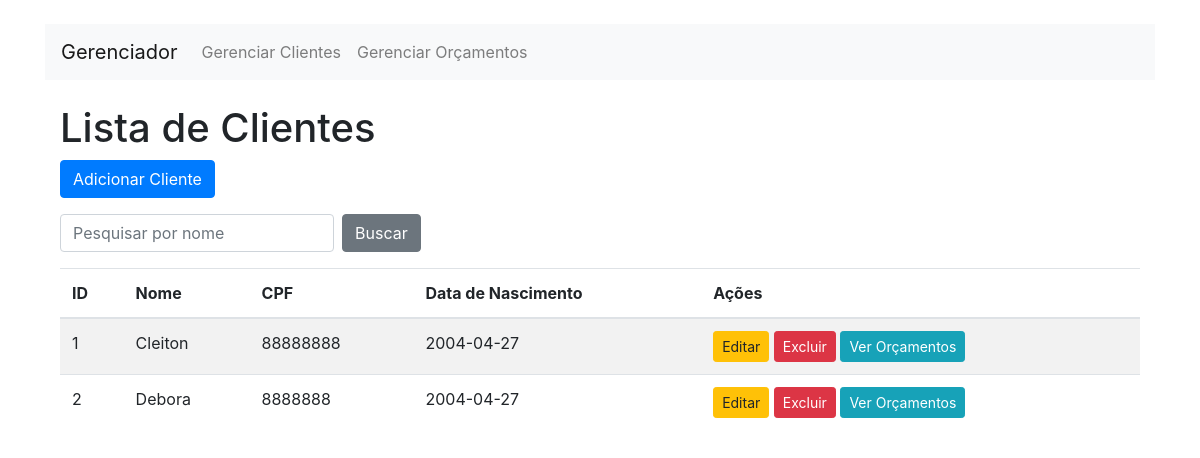
Before: /index.php?entity=cliente with the older database file.
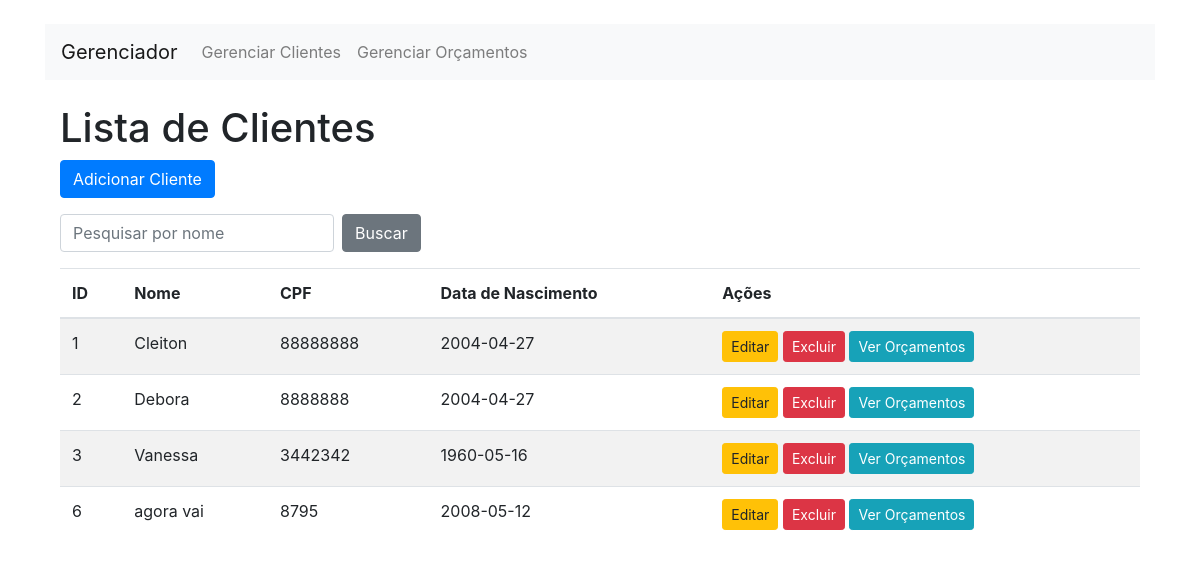
After: the same page with the newer database file.
### tables this page shows
CREATE TABLE cliente (
    ID INTEGER PRIMARY KEY AUTOINCREMENT,
    Nome TEXT NOT NULL,
    CPF TEXT NOT NULL,
    DataNascimento TEXT NOT NULL
);

### Config/database.php (called while the page is built, shortened)
<?php
class Database {
    private $connection;
    public function __construct() {
        $this->connection = new PDO('sqlite:./database.sqlite');
        $this->connection->setAttribute(PDO::ATTR_ERRMODE, PDO::ERRMODE_EXCEPTION);
    }
    public function getConnection() {
        return $this->connection;
    }
}
?>

### Controllers/clienteController.php (called while the page is built, shortened)
<?php
require_once 'models/Cliente.php';
class ClienteController {
    public function read() {
        $cliente = new Cliente();
        return $cliente->read();
    }
}
?>

### Models/cliente.php (called while the page is built, shortened)
<?php
require_once 'config/database.php';
class Cliente {
    private $connection;
    private $table = "cliente";
    public function __construct() {
        $this->connection = (new Database())->getConnection();
    }
    public function read() {
        $query = "SELECT * FROM " . $this->table;
        $stmt = $this->connection->prepare($query);
        $stmt->execute();
        return $stmt->fetchAll(PDO::FETCH_ASSOC);
    }
}
?>

### Views/cliente/index.php (the view, shortened to what this page needs)
<!DOCTYPE html>
<html lang="pt-BR">
<head>
    <link rel="stylesheet" href="https://maxcdn.bootstrapcdn.com/bootstrap/4.5.2/css/bootstrap.min.css">
</head>
<body>
    <div class="container mt-4">
        <h1>Lista de Clientes</h1>
        <div class="mb-3">
            <a href="index.php?entity=cliente&action=create" class="btn btn-primary">Adicionar Cliente</a>
        </div>
        <form method="get" action="index.php" class="form-inline mb-3">
            <input type="text" name="search" class="form-control mr-2" placeholder="Pesquisar por nome">
            <input type="submit" class="btn btn-secondary" value="Buscar">
        </form>
        <table class="table table-striped">
            <thead>
                <tr>
                    <th>ID</th>
                    <th>Nome</th>
                    <th>CPF</th>
                    <th>Data de Nascimento</th>
                    <th>Ações</th>
                </tr>
            </thead>
            <tbody>
                <?php if (!empty($clientes)) { ?>
                    <?php foreach ($clientes as $cliente) { ?>
                        <tr>
                            <td><?php echo htmlspecialchars($cliente['ID']); ?></td>
                            <td><?php echo htmlspecialchars($cliente['Nome']); ?></td>
                            <td><?php echo htmlspecialchars($cliente['CPF']); ?></td>
                            <td><?php echo htmlspecialchars($cliente['DataNascimento']); ?></td>
                            <td>
                                <a href="index.php?entity=cliente&action=edit&id=<?php echo urlencode($cliente['ID']); ?>" class="btn btn-warning btn-sm">Editar</a>
                                <a href="index.php?entity=cliente&action=delete&id=<?php echo urlencode($cliente['ID']); ?>" class="btn btn-danger btn-sm" onclick="return confirm('Tem certeza que deseja excluir?')">Excluir</a>
                                <a href="index.php?entity=orcamento&cliente_id=<?php echo urlencode($cliente['ID']); ?>" class="btn btn-info btn-sm">Ver Orçamentos</a>
                            </td>
                        </tr>
                    <?php } ?>
                <?php } else { ?>
                    <tr>
                        <td colspan="5" class="text-center">Nenhum cliente encontrado.</td>
                    </tr>
                <?php } ?>
            </tbody>
        </table>
    </div>
</body>
</html>

### index.php (shortened to what this page needs)
<?php
require_once 'controllers/ClienteController.php';
require_once 'config/database.php';
$database = new Database();
$db = $database->getConnection();
$clienteController = new ClienteController($db);
$action = isset($_GET['action']) ? $_GET['action'] : '';
$entity = isset($_GET['entity']) ? $_GET['entity'] : '';
?>
<!DOCTYPE html>
<html lang="pt-BR">
<head>
    <link rel="stylesheet" href="https://maxcdn.bootstrapcdn.com/bootstrap/4.5.2/css/bootstrap.min.css">
</head>
<body>
    <div class="container mt-4">
        <header>
            <nav class="navbar navbar-expand-lg navbar-light bg-light">
                <a class="navbar-brand" href="#">Gerenciador</a>
                <div class="collapse navbar-collapse" id="navbarNav">
                    <ul class="navbar-nav">
                        <li class="nav-item">
                            <a class="nav-link" href="index.php?entity=cliente">Gerenciar Clientes</a>
                        </li>
                        <li class="nav-item">
                            <a class="nav-link" href="index.php?entity=orcamento">Gerenciar Orçamentos</a>
                        </li>
                    </ul>
                </div>
            </nav>
        </header>
        <main>
            <?php
            switch ($entity) {
                case 'cliente':
                    switch ($action) {
                        default:
                            $clientes = $clienteController->read();
                            include 'views/cliente/index.php';
                            break;
                    }
                    break;
            }
            ?>
        </main>
    </div>
</body>
</html>

Changed rows visible on the page:
added cliente: ID "3", Nome "Vanessa", CPF "3442342", DataNascimento "1960-05-16"
added cliente: ID "6", Nome "agora vai", CPF "8795", DataNascimento "2008-05-12"
